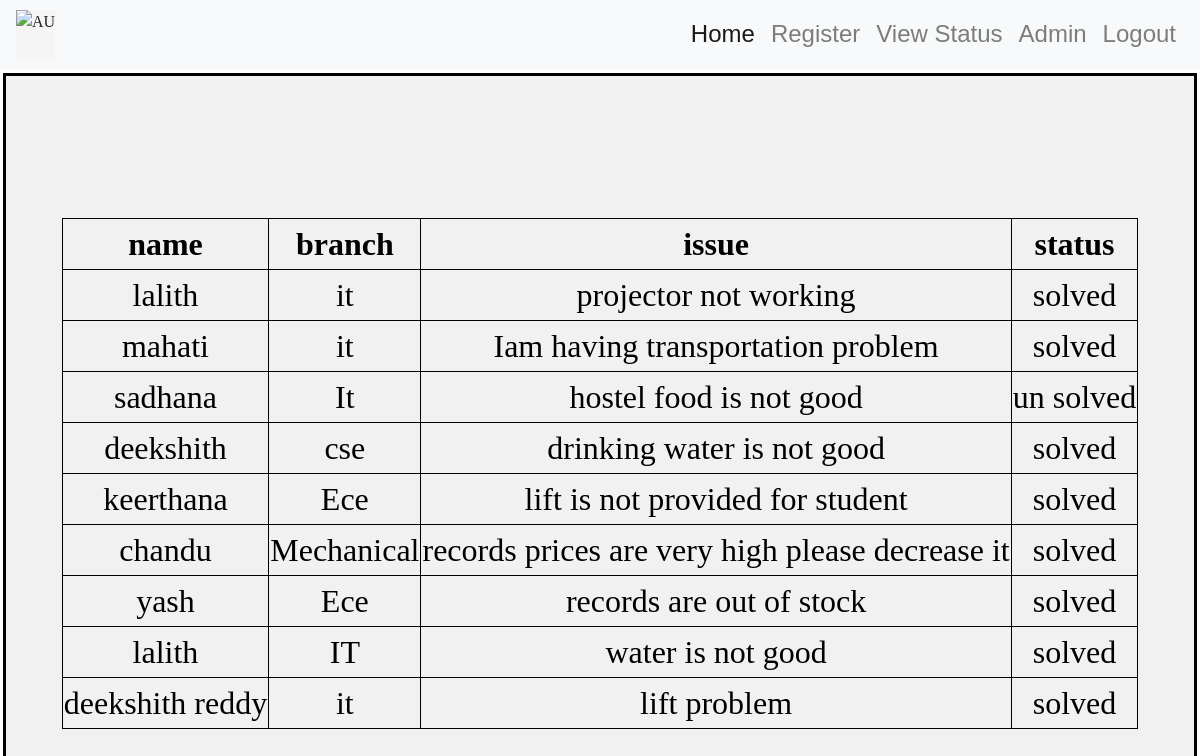
The app's page /view/ (signed in) with its own data.
### issue/models.py (models this page shows, shortened)
class complaint(models.Model):
    name=models.CharField(max_length=49)
    branch=models.CharField(max_length=30)
    issue=models.CharField(max_length=300)
    status=models.CharField(max_length=90,choices=a,default='un solved')

### issue/views.py (the view)
# urls.py: path('view/',view,name='view'),
@login_required()
def view(request):
    stud=complaint.objects.all()
    return render(request,'view.html',{'st':stud})

### issue/templates/view.html (shortened to what this page needs)
{%extends 'home.html'%}
{%block main%}
<link rel="stylesheet" href="https://cdn.jsdelivr.net/npm/bootstrap@4.5.3/dist/css/bootstrap.min.css"
>
<div class="ps">
<table border="2" class="a">
    <th>name</th>
    <th>branch</th>
    <th>issue</th>
    <th>status</th>
    {%for i in st%}
    <tr>
        <td>{{i.name}}</td>
        <td>{{i.branch}}</td>
        <td>{{i.issue}}</td>
        <td>{{i.status}}</td>
    </tr>
    {%endfor%}
</table>
</div>
{%endblock%}

### issue/templates/home.html (shortened to what this page needs)
<!DOCTYPE html>
<html>
<head>
  <link rel="stylesheet" href="https://cdn.jsdelivr.net/npm/bootstrap@4.5.3/dist/css/bootstrap.min.css"
>
</head>
<body>
  <nav class="navbar navbar-expand-lg navbar-light bg-light">
    <img class=bb src="https://res.cloudinary.com/dol6s2nbn/image/upload/v1670141355/anurag_zam6zp.png" alt="AU" >
    <div class="collapse navbar-collapse" id="navbarNavAltMarkup">
      <div class="navbar-nav ml-auto">
        <a class="nav-link active" href="/">Home <span class="sr-only">(current)</span></a>
        <a class="nav-link" href="/register">Register</a>
        <a class="nav-link" href="/view">View Status</a>
        <a class="nav-link" href="/admin">Admin</a>
        {%if user.is_authenticated%}
        <a class="nav-link" href="/logout">Logout</a>
        {%endif%}
      </div>
    </div>
  </nav>
{%block main%}{%endblock%}
</body>
</html>

### issue/templates/home.html (style rules this page uses)
.bb { margin-right:30%; height: 50px; background-color: whitesmoke; }
.nav-link { color: solid black; font-size: x-large; font-family: Tahoma, Verdana, sans-serif; }
a::after { content: ""; width: 0; height: 2px; background-color: rgb(144, 0, 255); margin: auto; display: block; transition: 1s; }
* { font-family: 'Times New Roman', Times, serif; }

### issue/templates/view.html (style rules this page uses)
.a { color: black; padding: 10px 10px; border-color: rgb(251, 249, 249); align-content: center; text-align: center; font-size:xx-large; background:#f1f1f1; display: flex; justify-content: center; height:100vh; align-items: center; border: solid black; }
.ps { border: solid white; }
* { font-family: 'Times New Roman', Times, serif; }

### records on screen
complaint: name "lalith", branch "it", issue "projector not working", status "solved"
complaint: name "mahati", branch "it", issue "Iam having transportation problem", status "solved"
complaint: name "sadhana", branch "It", issue "hostel food is not good", status "un solved"
complaint: name "deekshith", branch "cse", issue "drinking water is not good", status "solved"
complaint: name "keerthana", branch "Ece", issue "lift is not provided for student", status "solved"
complaint: name "chandu", branch "Mechanical", issue "records prices are very high please decrease it", status "solved"
complaint: name "yash", branch "Ece", issue "records are out of stock", status "solved"
complaint: name "lalith", branch "IT", issue "water is not good", status "solved"
complaint: name "deekshith reddy", branch "it", issue "lift problem", status "solved"
